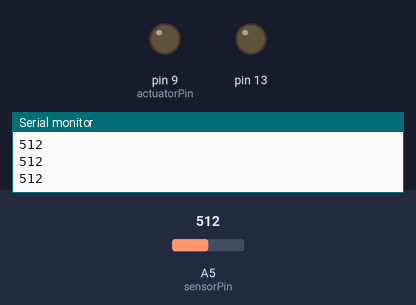
Bench run of a sketch on a simulated Arduino Uno, built with avr-gcc and run on an emulated ATmega328P. Parts: output pins drawn as LEDs (lit = HIGH), the last lines printed to the serial monitor. The inputs (shaded band) are chosen by the test bench; at power-on: A5 (sensorPin) = 512.

Above: at 1.2 s.
1.3 s: A5 (sensorPin) set to 317
2.8 s: A5 (sensorPin) set to 291
At 3.3 s:
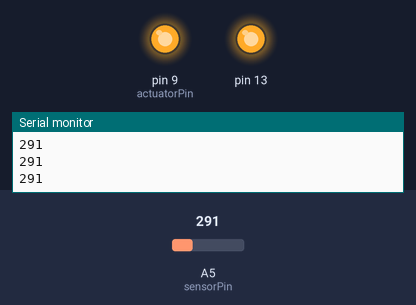
4.3 s: A5 (sensorPin) set to 306
At 5.5 s:
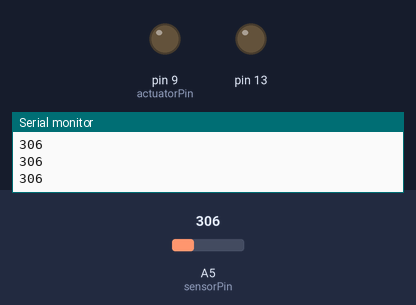
5.8 s: A5 (sensorPin) set to 290
At 6.9 s:
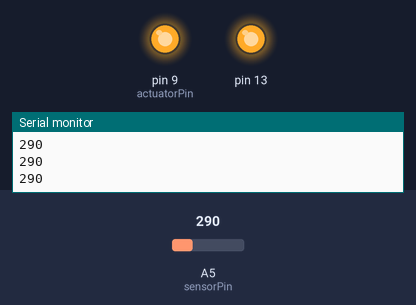
Timing chart, 0 to 8.3 s (numbered marks = the images above; inputs shaded):
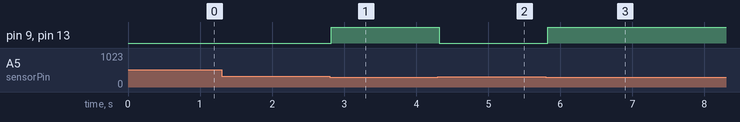

The sketch:

LilyPad_IN_OUT.ino
```cpp
// code for LilyPad IN --- OUT example

#define sensorPin A5
#define actuatorPin 9
#define threshold 300
int sensorValue = 0;


void setup() {
  pinMode(actuatorPin, OUTPUT);
  pinMode(13, OUTPUT);
  digitalWrite(actuatorPin, LOW);
  digitalWrite(A5, HIGH);
  Serial.begin(9600);
}

void loop() {


sensorValue = analogRead(sensorPin);
Serial.println(sensorValue);
delay(20);
if(sensorValue < threshold) {
digitalWrite(actuatorPin, HIGH);
  digitalWrite(13, HIGH);
}
else {
  digitalWrite(actuatorPin, LOW);
    digitalWrite(13, LOW);
}
}
```

Measured:
- the behaviour switches between 300 and 299 on A5 (sensorPin) (found by bisection; images 0 and 1)
- after the input at 2.8 s, pin 9 (actuatorPin), pin 13: LOW → HIGH at once
- after the input at 4.3 s, pin 9 (actuatorPin), pin 13: HIGH → LOW at once
- after the input at 5.8 s, pin 9 (actuatorPin), pin 13: LOW → HIGH at once
